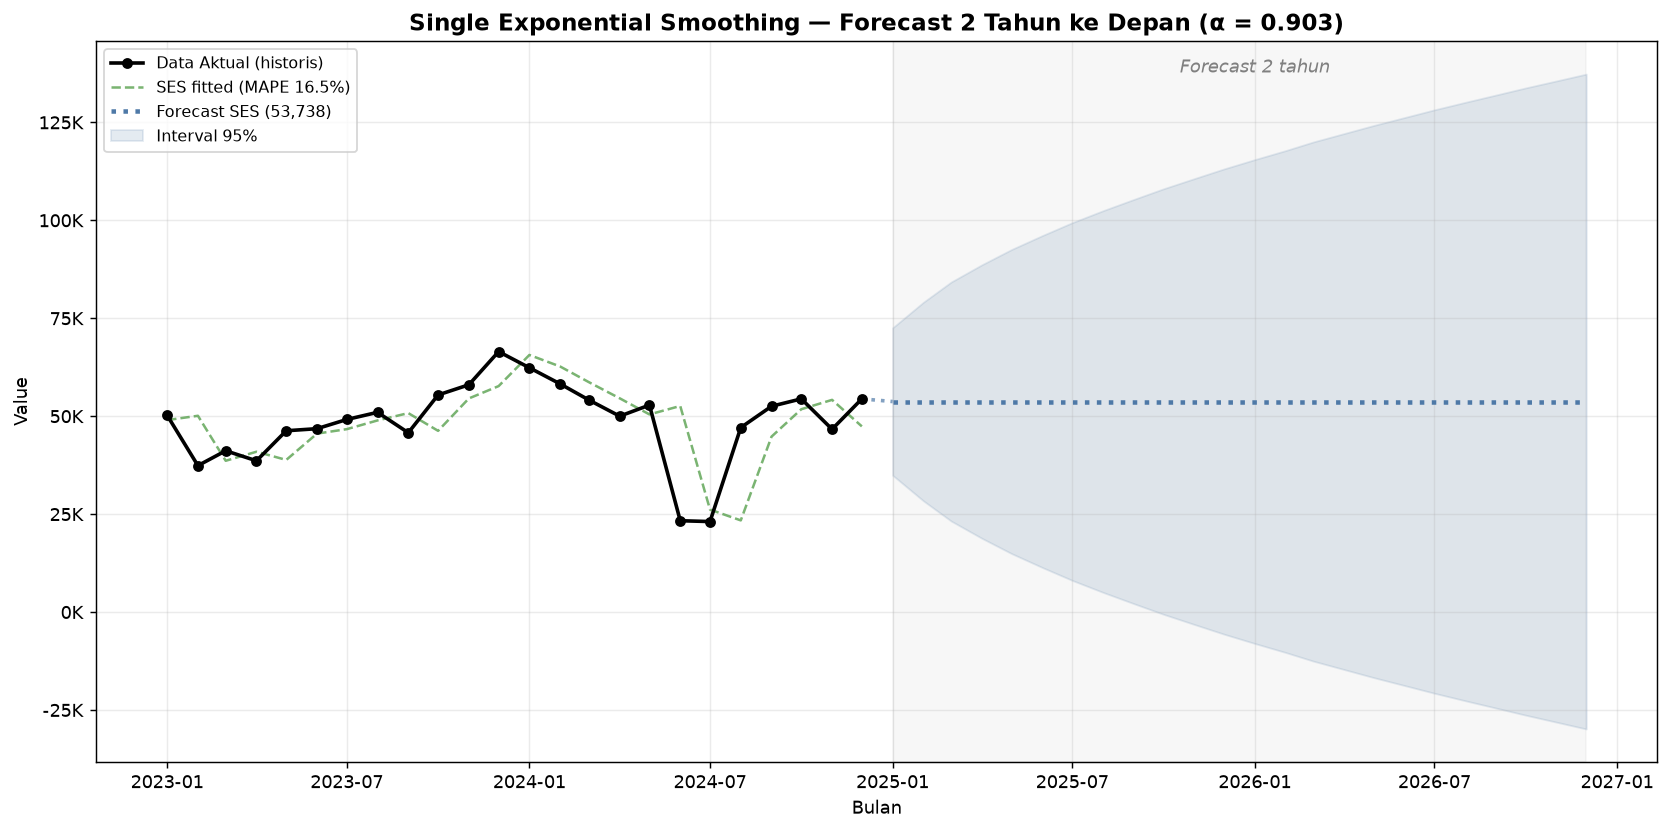

Write Python code to recreate this figure.
"""
Single Exponential Smoothing (SES) — Forecast 2 Tahun ke Depan
==============================================================
Meramalkan dataset Case 2 FACT selama 24 bulan (Jan 2025 - Des 2026)
menggunakan Single Exponential Smoothing.

Catatan: SES hanya menangkap komponen *level*, sehingga ramalan ke depan
berupa garis datar (konstan). Untuk memberi konteks ketidakpastian,
ditampilkan juga interval kepercayaan 95% (± 1.96 * sigma).

Output:
    - ses_forecast_2years.png  (chart: historis + ramalan + interval)
    - ses_forecast_2years.csv  (tabel ramalan 24 bulan)

Menjalankan:  python ses_forecast_2years.py
"""

import warnings
import numpy as np
import pandas as pd
import matplotlib.pyplot as plt
from matplotlib.ticker import FuncFormatter
from statsmodels.tsa.holtwinters import SimpleExpSmoothing

warnings.filterwarnings("ignore")

DATA_PATH = "Case_2_FACT.xlsx"
FORECAST_HORIZON = 24   # 2 tahun = 24 bulan


def load_data(path: str) -> pd.Series:
    """Baca Excel -> deret bulanan teratur (gap diisi interpolasi linear)."""
    df = pd.read_excel(path, header=None, names=["date", "value"])
    df["date"] = pd.to_datetime(df["date"])
    df = df.sort_values("date").set_index("date")

    full_index = pd.date_range(df.index.min(), df.index.max(), freq="MS")
    series = df["value"].reindex(full_index)
    n_missing = int(series.isna().sum())
    if n_missing:
        print(f"[info] {n_missing} bulan hilang -> diisi interpolasi linear")
        series = series.interpolate(method="linear")
    series.index.freq = "MS"
    series.name = "value"
    return series


def mape(actual, predicted) -> float:
    actual, predicted = np.asarray(actual, float), np.asarray(predicted, float)
    mask = actual != 0
    return float(np.mean(np.abs((actual[mask] - predicted[mask]) / actual[mask])) * 100)


def thousands(x, _pos):
    return f"{x/1000:.0f}K"


def main():
    series = load_data(DATA_PATH)
    print(f"[info] observasi historis: {len(series)}  "
          f"({series.index.min():%b %Y} - {series.index.max():%b %Y})")

    # --- Fit SES ---
    model = SimpleExpSmoothing(series, initialization_method="estimated").fit()
    alpha = model.params["smoothing_level"]
    fitted = model.fittedvalues
    in_sample_mape = mape(series.values, fitted.values)

    # --- Forecast 24 bulan ---
    forecast = model.forecast(FORECAST_HORIZON)
    future_idx = pd.date_range(
        series.index[-1] + pd.offsets.MonthBegin(1),
        periods=FORECAST_HORIZON, freq="MS",
    )
    forecast.index = future_idx

    # --- Interval kepercayaan 95% ---
    # sigma dari residual in-sample; ketidakpastian SES tumbuh ~ sqrt(horizon)
    resid = series.values - fitted.values
    sigma = np.std(resid, ddof=1)
    steps = np.arange(1, FORECAST_HORIZON + 1)
    se = sigma * np.sqrt(1 + (steps - 1) * alpha**2)   # perkiraan SE bertahap
    lower = forecast.values - 1.96 * se
    upper = forecast.values + 1.96 * se

    print(f"[info] alpha (smoothing level) = {alpha:.4f}")
    print(f"[info] MAPE in-sample = {in_sample_mape:.2f}%")
    print(f"[info] level ramalan (konstan) = {forecast.values[0]:,.0f}\n")

    # --- Tabel output ---
    out = pd.DataFrame({
        "Bulan": future_idx.strftime("%b %Y"),
        "Forecast": np.round(forecast.values),
        "Lower 95%": np.round(np.clip(lower, 0, None)),
        "Upper 95%": np.round(upper),
    })
    print("RAMALAN SES — 24 BULAN KE DEPAN")
    print("=" * 55)
    print(out.to_string(index=False))
    out.to_csv("ses_forecast_2years.csv", index=False)
    print("\n[ok] tabel disimpan -> ses_forecast_2years.csv")

    # --- Chart ---
    fig, ax = plt.subplots(figsize=(13, 6.5))
    ax.plot(series.index, series.values, "o-", color="black", lw=2,
            markersize=5, label="Data Aktual (historis)", zorder=5)
    ax.plot(fitted.index, fitted.values, "--", color="#59a14f", lw=1.4,
            alpha=0.8, label=f"SES fitted (MAPE {in_sample_mape:.1f}%)")

    # sambungkan titik terakhir historis ke ramalan
    conn_x = [series.index[-1], future_idx[0]]
    conn_y = [series.values[-1], forecast.values[0]]
    ax.plot(conn_x, conn_y, ":", color="#4e79a7", lw=2, alpha=0.7)

    ax.plot(future_idx, forecast.values, ":", color="#4e79a7", lw=2.5,
            label=f"Forecast SES ({forecast.values[0]:,.0f})")
    ax.fill_between(future_idx, lower, upper, color="#4e79a7", alpha=0.15,
                    label="Interval 95%")

    ax.axvspan(future_idx[0], future_idx[-1], color="grey", alpha=0.06)
    ax.text(future_idx[len(future_idx)//2], ax.get_ylim()[1]*0.97,
            "Forecast 2 tahun", ha="center", va="top",
            fontsize=10, color="grey", style="italic")

    ax.set_title("Single Exponential Smoothing — Forecast 2 Tahun ke Depan "
                 f"(α = {alpha:.3f})", fontsize=13, fontweight="bold")
    ax.set_ylabel("Value")
    ax.set_xlabel("Bulan")
    ax.yaxis.set_major_formatter(FuncFormatter(thousands))
    ax.legend(loc="upper left", fontsize=9)
    ax.grid(True, alpha=0.25)

    plt.tight_layout()
    plt.savefig("ses_forecast_2years.png", dpi=130, bbox_inches="tight")
    print("[ok] chart disimpan -> ses_forecast_2years.png")


if __name__ == "__main__":
    main()
